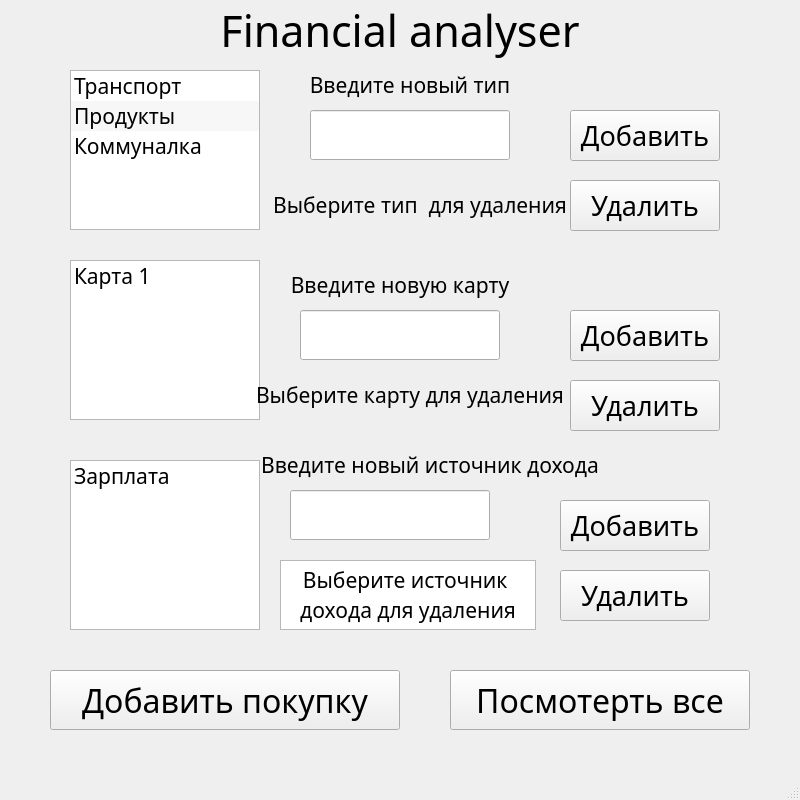
<?xml version="1.0" encoding="UTF-8"?>
<ui version="4.0">
 <class>MainWindow</class>
 <widget class="QMainWindow" name="MainWindow">
  <property name="geometry">
   <rect>
    <x>0</x>
    <y>0</y>
    <width>800</width>
    <height>800</height>
   </rect>
  </property>
  <property name="font">
   <font>
    <family>Segoe Print</family>
    <pointsize>16</pointsize>
   </font>
  </property>
  <property name="cursor">
   <cursorShape>ArrowCursor</cursorShape>
  </property>
  <property name="windowTitle">
   <string>MainWindow</string>
  </property>
  <property name="iconSize">
   <size>
    <width>800</width>
    <height>800</height>
   </size>
  </property>
  <property name="dockOptions">
   <set>QMainWindow::AllowTabbedDocks|QMainWindow::AnimatedDocks</set>
  </property>
  <widget class="QWidget" name="centralwidget">
   <widget class="QLabel" name="label">
    <property name="enabled">
     <bool>true</bool>
    </property>
    <property name="geometry">
     <rect>
      <x>0</x>
      <y>0</y>
      <width>800</width>
      <height>60</height>
     </rect>
    </property>
    <property name="font">
     <font>
      <pointsize>32</pointsize>
     </font>
    </property>
    <property name="text">
     <string>Financial analyser</string>
    </property>
    <property name="textFormat">
     <enum>Qt::PlainText</enum>
    </property>
    <property name="alignment">
     <set>Qt::AlignCenter</set>
    </property>
   </widget>
   <widget class="QLabel" name="label_3">
    <property name="geometry">
     <rect>
      <x>210</x>
      <y>60</y>
      <width>400</width>
      <height>50</height>
     </rect>
    </property>
    <property name="font">
     <font>
      <pointsize>16</pointsize>
     </font>
    </property>
    <property name="text">
     <string>Введите новый тип</string>
    </property>
    <property name="alignment">
     <set>Qt::AlignCenter</set>
    </property>
   </widget>
   <widget class="QListWidget" name="item_list">
    <property name="enabled">
     <bool>true</bool>
    </property>
    <property name="geometry">
     <rect>
      <x>70</x>
      <y>70</y>
      <width>190</width>
      <height>160</height>
     </rect>
    </property>
    <property name="minimumSize">
     <size>
      <width>101</width>
      <height>0</height>
     </size>
    </property>
    <property name="font">
     <font>
      <family>Segoe Print</family>
      <pointsize>16</pointsize>
     </font>
    </property>
    <property name="layoutDirection">
     <enum>Qt::LeftToRight</enum>
    </property>
    <property name="frameShape">
     <enum>QFrame::StyledPanel</enum>
    </property>
    <property name="frameShadow">
     <enum>QFrame::Plain</enum>
    </property>
    <property name="alternatingRowColors">
     <bool>true</bool>
    </property>
    <property name="horizontalScrollMode">
     <enum>QAbstractItemView::ScrollPerItem</enum>
    </property>
    <property name="layoutMode">
     <enum>QListView::SinglePass</enum>
    </property>
    <property name="currentRow">
     <number>-1</number>
    </property>
    <item>
     <property name="text">
      <string>Транспорт</string>
     </property>
    </item>
    <item>
     <property name="text">
      <string>Продукты</string>
     </property>
    </item>
    <item>
     <property name="text">
      <string>Коммуналка</string>
     </property>
    </item>
   </widget>
   <widget class="QPushButton" name="show_all_button">
    <property name="geometry">
     <rect>
      <x>450</x>
      <y>670</y>
      <width>300</width>
      <height>60</height>
     </rect>
    </property>
    <property name="font">
     <font>
      <pointsize>24</pointsize>
      <weight>50</weight>
      <bold>false</bold>
     </font>
    </property>
    <property name="text">
     <string>Посмотерть все</string>
    </property>
   </widget>
   <widget class="QPushButton" name="add_item_button">
    <property name="geometry">
     <rect>
      <x>570</x>
      <y>110</y>
      <width>150</width>
      <height>51</height>
     </rect>
    </property>
    <property name="font">
     <font>
      <pointsize>20</pointsize>
     </font>
    </property>
    <property name="text">
     <string>Добавить</string>
    </property>
   </widget>
   <widget class="QLineEdit" name="add_item_field">
    <property name="geometry">
     <rect>
      <x>310</x>
      <y>110</y>
      <width>200</width>
      <height>50</height>
     </rect>
    </property>
    <property name="font">
     <font>
      <pointsize>16</pointsize>
     </font>
    </property>
    <property name="alignment">
     <set>Qt::AlignCenter</set>
    </property>
   </widget>
   <widget class="QPushButton" name="add_purchase_button">
    <property name="geometry">
     <rect>
      <x>50</x>
      <y>670</y>
      <width>350</width>
      <height>60</height>
     </rect>
    </property>
    <property name="sizePolicy">
     <sizepolicy hsizetype="Fixed" vsizetype="Fixed">
      <horstretch>0</horstretch>
      <verstretch>0</verstretch>
     </sizepolicy>
    </property>
    <property name="font">
     <font>
      <pointsize>24</pointsize>
     </font>
    </property>
    <property name="text">
     <string>Добавить покупку</string>
    </property>
   </widget>
   <widget class="QListWidget" name="list_card">
    <property name="enabled">
     <bool>true</bool>
    </property>
    <property name="geometry">
     <rect>
      <x>70</x>
      <y>260</y>
      <width>190</width>
      <height>160</height>
     </rect>
    </property>
    <property name="minimumSize">
     <size>
      <width>101</width>
      <height>0</height>
     </size>
    </property>
    <property name="font">
     <font>
      <family>Segoe Print</family>
      <pointsize>16</pointsize>
     </font>
    </property>
    <property name="layoutDirection">
     <enum>Qt::LeftToRight</enum>
    </property>
    <property name="frameShape">
     <enum>QFrame::StyledPanel</enum>
    </property>
    <property name="frameShadow">
     <enum>QFrame::Plain</enum>
    </property>
    <property name="alternatingRowColors">
     <bool>true</bool>
    </property>
    <property name="horizontalScrollMode">
     <enum>QAbstractItemView::ScrollPerItem</enum>
    </property>
    <property name="layoutMode">
     <enum>QListView::SinglePass</enum>
    </property>
    <property name="currentRow">
     <number>-1</number>
    </property>
    <item>
     <property name="text">
      <string>Карта 1</string>
     </property>
    </item>
   </widget>
   <widget class="QLineEdit" name="add_card_field">
    <property name="geometry">
     <rect>
      <x>300</x>
      <y>310</y>
      <width>200</width>
      <height>50</height>
     </rect>
    </property>
    <property name="font">
     <font>
      <pointsize>16</pointsize>
     </font>
    </property>
    <property name="alignment">
     <set>Qt::AlignCenter</set>
    </property>
   </widget>
   <widget class="QPushButton" name="add_card_button">
    <property name="geometry">
     <rect>
      <x>570</x>
      <y>310</y>
      <width>150</width>
      <height>51</height>
     </rect>
    </property>
    <property name="font">
     <font>
      <pointsize>20</pointsize>
     </font>
    </property>
    <property name="text">
     <string>Добавить</string>
    </property>
   </widget>
   <widget class="QLabel" name="card_list">
    <property name="geometry">
     <rect>
      <x>200</x>
      <y>260</y>
      <width>400</width>
      <height>50</height>
     </rect>
    </property>
    <property name="font">
     <font>
      <pointsize>16</pointsize>
     </font>
    </property>
    <property name="text">
     <string>Введите новую карту</string>
    </property>
    <property name="alignment">
     <set>Qt::AlignCenter</set>
    </property>
   </widget>
   <widget class="QPushButton" name="delete_card_button">
    <property name="geometry">
     <rect>
      <x>570</x>
      <y>380</y>
      <width>150</width>
      <height>51</height>
     </rect>
    </property>
    <property name="font">
     <font>
      <pointsize>20</pointsize>
     </font>
    </property>
    <property name="text">
     <string>Удалить</string>
    </property>
   </widget>
   <widget class="QLabel" name="label_5">
    <property name="geometry">
     <rect>
      <x>210</x>
      <y>370</y>
      <width>400</width>
      <height>50</height>
     </rect>
    </property>
    <property name="font">
     <font>
      <pointsize>16</pointsize>
     </font>
    </property>
    <property name="text">
     <string>Выберите карту для удаления</string>
    </property>
    <property name="alignment">
     <set>Qt::AlignCenter</set>
    </property>
   </widget>
   <widget class="QLabel" name="label_6">
    <property name="geometry">
     <rect>
      <x>220</x>
      <y>180</y>
      <width>400</width>
      <height>50</height>
     </rect>
    </property>
    <property name="font">
     <font>
      <pointsize>16</pointsize>
     </font>
    </property>
    <property name="text">
     <string>Выберите тип  для удаления</string>
    </property>
    <property name="alignment">
     <set>Qt::AlignCenter</set>
    </property>
   </widget>
   <widget class="QPushButton" name="delete_item_button">
    <property name="geometry">
     <rect>
      <x>570</x>
      <y>180</y>
      <width>150</width>
      <height>51</height>
     </rect>
    </property>
    <property name="font">
     <font>
      <pointsize>20</pointsize>
     </font>
    </property>
    <property name="text">
     <string>Удалить</string>
    </property>
   </widget>
   <widget class="QListWidget" name="income_list">
    <property name="enabled">
     <bool>true</bool>
    </property>
    <property name="geometry">
     <rect>
      <x>70</x>
      <y>460</y>
      <width>190</width>
      <height>170</height>
     </rect>
    </property>
    <property name="minimumSize">
     <size>
      <width>101</width>
      <height>0</height>
     </size>
    </property>
    <property name="font">
     <font>
      <family>Segoe Print</family>
      <pointsize>16</pointsize>
     </font>
    </property>
    <property name="layoutDirection">
     <enum>Qt::LeftToRight</enum>
    </property>
    <property name="frameShape">
     <enum>QFrame::StyledPanel</enum>
    </property>
    <property name="frameShadow">
     <enum>QFrame::Plain</enum>
    </property>
    <property name="alternatingRowColors">
     <bool>true</bool>
    </property>
    <property name="horizontalScrollMode">
     <enum>QAbstractItemView::ScrollPerItem</enum>
    </property>
    <property name="layoutMode">
     <enum>QListView::SinglePass</enum>
    </property>
    <property name="currentRow">
     <number>-1</number>
    </property>
    <item>
     <property name="text">
      <string>Зарплата</string>
     </property>
    </item>
   </widget>
   <widget class="QLabel" name="card_list_2">
    <property name="geometry">
     <rect>
      <x>230</x>
      <y>440</y>
      <width>400</width>
      <height>50</height>
     </rect>
    </property>
    <property name="font">
     <font>
      <pointsize>16</pointsize>
     </font>
    </property>
    <property name="text">
     <string>Введите новый источник дохода</string>
    </property>
    <property name="alignment">
     <set>Qt::AlignCenter</set>
    </property>
   </widget>
   <widget class="QLineEdit" name="add_income_field">
    <property name="geometry">
     <rect>
      <x>290</x>
      <y>490</y>
      <width>200</width>
      <height>50</height>
     </rect>
    </property>
    <property name="font">
     <font>
      <pointsize>16</pointsize>
     </font>
    </property>
    <property name="alignment">
     <set>Qt::AlignCenter</set>
    </property>
   </widget>
   <widget class="QPushButton" name="add_income_button">
    <property name="geometry">
     <rect>
      <x>560</x>
      <y>500</y>
      <width>150</width>
      <height>51</height>
     </rect>
    </property>
    <property name="font">
     <font>
      <pointsize>20</pointsize>
     </font>
    </property>
    <property name="text">
     <string>Добавить</string>
    </property>
   </widget>
   <widget class="QPushButton" name="delete_income_button">
    <property name="geometry">
     <rect>
      <x>560</x>
      <y>570</y>
      <width>150</width>
      <height>51</height>
     </rect>
    </property>
    <property name="font">
     <font>
      <pointsize>20</pointsize>
     </font>
    </property>
    <property name="text">
     <string>Удалить</string>
    </property>
   </widget>
   <widget class="QTextBrowser" name="textBrowser">
    <property name="geometry">
     <rect>
      <x>280</x>
      <y>560</y>
      <width>256</width>
      <height>70</height>
     </rect>
    </property>
    <property name="html">
     <string>&lt;!DOCTYPE HTML PUBLIC &quot;-//W3C//DTD HTML 4.0//EN&quot; &quot;http://www.w3.org/TR/REC-html40/strict.dtd&quot;&gt;
&lt;html&gt;&lt;head&gt;&lt;meta name=&quot;qrichtext&quot; content=&quot;1&quot; /&gt;&lt;style type=&quot;text/css&quot;&gt;
p, li { white-space: pre-wrap; }
&lt;/style&gt;&lt;/head&gt;&lt;body style=&quot; font-family:'Segoe Print'; font-size:16pt; font-weight:400; font-style:normal;&quot;&gt;
&lt;p align=&quot;center&quot; style=&quot; margin-top:0px; margin-bottom:0px; margin-left:0px; margin-right:0px; -qt-block-indent:0; text-indent:0px;&quot;&gt;Выберите источник &lt;/p&gt;
&lt;p align=&quot;center&quot; style=&quot; margin-top:0px; margin-bottom:0px; margin-left:0px; margin-right:0px; -qt-block-indent:0; text-indent:0px;&quot;&gt;дохода для удаления&lt;/p&gt;&lt;/body&gt;&lt;/html&gt;</string>
    </property>
   </widget>
   <zorder>item_list</zorder>
   <zorder>label</zorder>
   <zorder>label_3</zorder>
   <zorder>show_all_button</zorder>
   <zorder>add_item_button</zorder>
   <zorder>add_item_field</zorder>
   <zorder>add_purchase_button</zorder>
   <zorder>list_card</zorder>
   <zorder>add_card_field</zorder>
   <zorder>add_card_button</zorder>
   <zorder>card_list</zorder>
   <zorder>delete_card_button</zorder>
   <zorder>label_5</zorder>
   <zorder>label_6</zorder>
   <zorder>delete_item_button</zorder>
   <zorder>income_list</zorder>
   <zorder>card_list_2</zorder>
   <zorder>add_income_field</zorder>
   <zorder>add_income_button</zorder>
   <zorder>delete_income_button</zorder>
   <zorder>textBrowser</zorder>
  </widget>
  <widget class="QMenuBar" name="menubar">
   <property name="geometry">
    <rect>
     <x>0</x>
     <y>0</y>
     <width>800</width>
     <height>34</height>
    </rect>
   </property>
  </widget>
  <widget class="QStatusBar" name="statusbar"/>
 </widget>
 <resources/>
 <connections/>
</ui>
